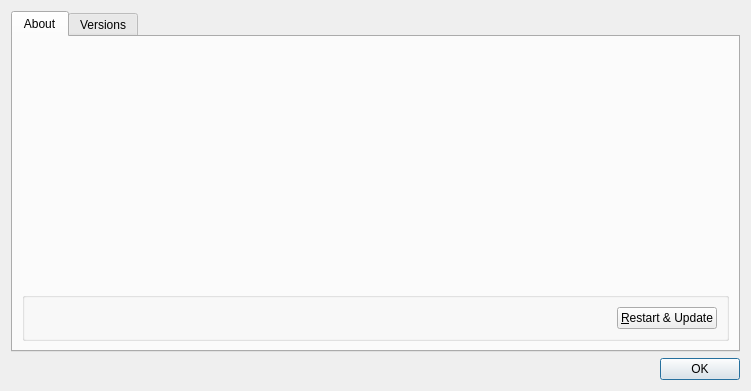
<?xml version="1.0" encoding="UTF-8"?>
<ui version="4.0">
 <class>OCC::AboutDialog</class>
 <widget class="QDialog" name="OCC::AboutDialog">
  <property name="geometry">
   <rect>
    <x>0</x>
    <y>0</y>
    <width>751</width>
    <height>391</height>
   </rect>
  </property>
  <property name="windowTitle">
   <string notr="true">About</string>
  </property>
  <layout class="QVBoxLayout" name="verticalLayout">
   <item>
    <widget class="QTabWidget" name="tabWidget">
     <property name="currentIndex">
      <number>0</number>
     </property>
     <widget class="QWidget" name="tab">
      <attribute name="title">
       <string>About</string>
      </attribute>
      <layout class="QVBoxLayout" name="verticalLayout_4">
       <item>
        <layout class="QHBoxLayout" name="horizontalLayout">
         <item>
          <layout class="QVBoxLayout" name="verticalLayout_2">
           <item>
            <spacer name="verticalSpacer_2">
             <property name="orientation">
              <enum>Qt::Orientation::Vertical</enum>
             </property>
             <property name="sizeHint" stdset="0">
              <size>
               <width>20</width>
               <height>40</height>
              </size>
             </property>
            </spacer>
           </item>
           <item>
            <widget class="QLabel" name="icon">
             <property name="sizePolicy">
              <sizepolicy hsizetype="Minimum" vsizetype="Minimum">
               <horstretch>0</horstretch>
               <verstretch>0</verstretch>
              </sizepolicy>
             </property>
             <property name="maximumSize">
              <size>
               <width>256</width>
               <height>256</height>
              </size>
             </property>
             <property name="text">
              <string notr="true"/>
             </property>
             <property name="pixmap">
              <pixmap>:/client/ownCloud/theme/colored/owncloud-icon.svg</pixmap>
             </property>
            </widget>
           </item>
           <item>
            <spacer name="verticalSpacer">
             <property name="orientation">
              <enum>Qt::Orientation::Vertical</enum>
             </property>
             <property name="sizeHint" stdset="0">
              <size>
               <width>20</width>
               <height>40</height>
              </size>
             </property>
            </spacer>
           </item>
          </layout>
         </item>
         <item>
          <widget class="QLabel" name="aboutText">
           <property name="sizePolicy">
            <sizepolicy hsizetype="Expanding" vsizetype="Expanding">
             <horstretch>0</horstretch>
             <verstretch>0</verstretch>
            </sizepolicy>
           </property>
          </widget>
         </item>
        </layout>
       </item>
       <item>
        <widget class="QGroupBox" name="updaterWidget">
         <property name="title">
          <string/>
         </property>
         <layout class="QHBoxLayout" name="horizontalLayout_2">
          <item>
           <widget class="QLabel" name="updateStateLabel"/>
          </item>
          <item>
           <widget class="QPushButton" name="restartButton">
            <property name="sizePolicy">
             <sizepolicy hsizetype="Maximum" vsizetype="Fixed">
              <horstretch>0</horstretch>
              <verstretch>0</verstretch>
             </sizepolicy>
            </property>
            <property name="text">
             <string>&amp;Restart &amp;&amp; Update</string>
            </property>
           </widget>
          </item>
         </layout>
        </widget>
       </item>
      </layout>
     </widget>
     <widget class="QWidget" name="tab_2">
      <attribute name="title">
       <string>Versions</string>
      </attribute>
      <layout class="QVBoxLayout" name="verticalLayout_3">
       <item>
        <widget class="QTextBrowser" name="versionInfo">
         <property name="openExternalLinks">
          <bool>false</bool>
         </property>
         <property name="openLinks">
          <bool>false</bool>
         </property>
        </widget>
       </item>
      </layout>
     </widget>
    </widget>
   </item>
   <item>
    <widget class="QDialogButtonBox" name="buttonBox">
     <property name="orientation">
      <enum>Qt::Orientation::Horizontal</enum>
     </property>
     <property name="standardButtons">
      <set>QDialogButtonBox::StandardButton::Ok</set>
     </property>
    </widget>
   </item>
  </layout>
 </widget>
 <tabstops>
  <tabstop>tabWidget</tabstop>
  <tabstop>versionInfo</tabstop>
  <tabstop>restartButton</tabstop>
 </tabstops>
 <resources/>
 <connections>
  <connection>
   <sender>buttonBox</sender>
   <signal>accepted()</signal>
   <receiver>OCC::AboutDialog</receiver>
   <slot>accept()</slot>
   <hints>
    <hint type="sourcelabel">
     <x>248</x>
     <y>254</y>
    </hint>
    <hint type="destinationlabel">
     <x>157</x>
     <y>274</y>
    </hint>
   </hints>
  </connection>
  <connection>
   <sender>buttonBox</sender>
   <signal>rejected()</signal>
   <receiver>OCC::AboutDialog</receiver>
   <slot>reject()</slot>
   <hints>
    <hint type="sourcelabel">
     <x>316</x>
     <y>260</y>
    </hint>
    <hint type="destinationlabel">
     <x>286</x>
     <y>274</y>
    </hint>
   </hints>
  </connection>
 </connections>
</ui>
